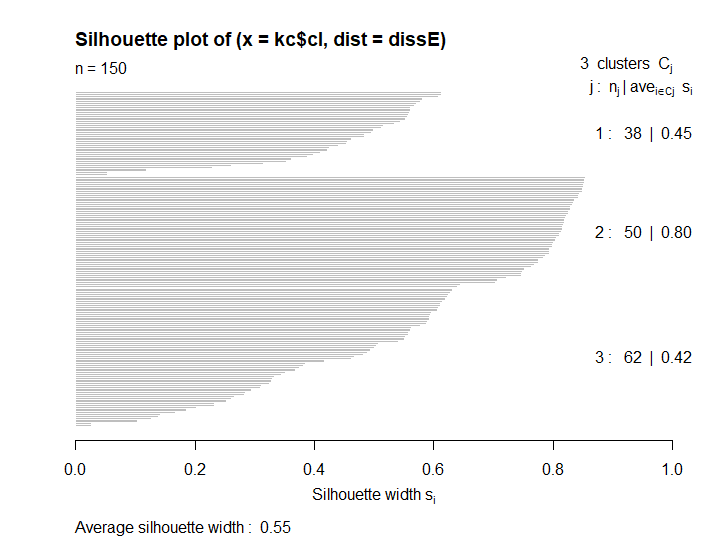

Here is the R script that generated this plot:
data("iris")
newiris<-iris
newiris$Species <- NULL
kc <- kmeans(newiris, 3)

str(kc)
kc$centers
kc$size
kc$cluster

table(iris$Species, kc$cluster)

plot(newiris[, c("Sepal.Length", "Sepal.Width")], col = kc$cluster)
points(kc$centers[,c("Sepal.Length", "Sepal.Width")], col = 1:3, pch = 8, cex=2)

library(cluster)
dissE<-daisy(newiris)
sk<-silhouette(kc$cl,dissE)
plot(sk)
